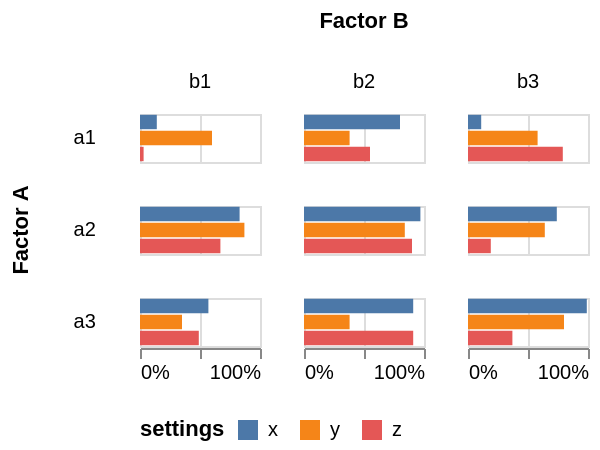

The Vega-Lite source for this figure:
### Vega-Lite specification from a JSON file in a GitHub repository (floating-point values rounded to 4 significant figures)
{"config": {"view": {"continuousWidth": 400, "continuousHeight": 300}}, "data": {"name": "data-e90feaf959fd425e1afec00a92fd04a7"}, "mark": "bar", "encoding": {"color": {"field": "c", "legend": {"orient": "bottom", "titleOrient": "left"}, "title": "settings", "type": "nominal"}, "column": {"field": "b", "title": "Factor B", "type": "nominal"}, "row": {"field": "a", "header": {"labelAngle": 0}, "title": "Factor A", "type": "nominal"}, "x": {"axis": {"format": "%"}, "field": "p", "title": null, "type": "quantitative"}, "y": {"axis": null, "field": "c", "type": "nominal"}}, "height": {"step": 8}, "width": 60, "$schema": "https://vega.github.io/schema/vega-lite/v4.17.0.json", "datasets": {"data-e90feaf959fd425e1afec00a92fd04a7": [{"a": "a1", "b": "b1", "c": "x", "p": "0.14"}, {"a": "a1", "b": "b1", "c": "y", "p": "0.60"}, {"a": "a1", "b": "b1", "c": "z", "p": "0.03"}, {"a": "a1", "b": "b2", "c": "x", "p": "0.80"}, {"a": "a1", "b": "b2", "c": "y", "p": "0.38"}, {"a": "a1", "b": "b2", "c": "z", "p": "0.55"}, {"a": "a1", "b": "b3", "c": "x", "p": "0.11"}, {"a": "a1", "b": "b3", "c": "y", "p": "0.58"}, {"a": "a1", "b": "b3", "c": "z", "p": "0.79"}, {"a": "a2", "b": "b1", "c": "x", "p": "0.83"}, {"a": "a2", "b": "b1", "c": "y", "p": "0.87"}, {"a": "a2", "b": "b1", "c": "z", "p": "0.67"}, {"a": "a2", "b": "b2", "c": "x", "p": "0.97"}, {"a": "a2", "b": "b2", "c": "y", "p": "0.84"}, {"a": "a2", "b": "b2", "c": "z", "p": "0.90"}, {"a": "a2", "b": "b3", "c": "x", "p": "0.74"}, {"a": "a2", "b": "b3", "c": "y", "p": "0.64"}, {"a": "a2", "b": "b3", "c": "z", "p": "0.19"}, {"a": "a3", "b": "b1", "c": "x", "p": "0.57"}, {"a": "a3", "b": "b1", "c": "y", "p": "0.35"}, {"a": "a3", "b": "b1", "c": "z", "p": "0.49"}, {"a": "a3", "b": "b2", "c": "x", "p": "0.91"}, {"a": "a3", "b": "b2", "c": "y", "p": "0.38"}, {"a": "a3", "b": "b2", "c": "z", "p": "0.91"}, {"a": "a3", "b": "b3", "c": "x", "p": "0.99"}, {"a": "a3", "b": "b3", "c": "y", "p": "0.80"}, {"a": "a3", "b": "b3", "c": "z", "p": "0.37"}]}}
